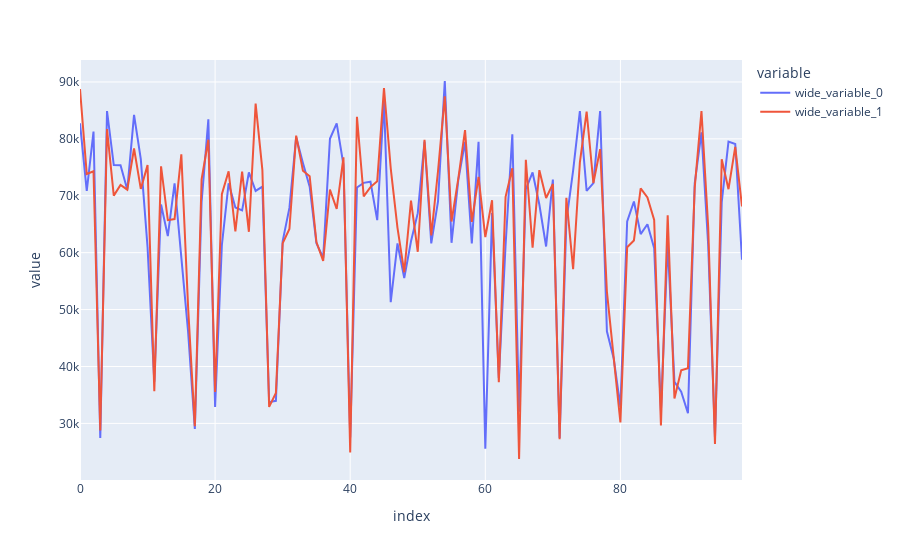

The cell this chart's notebook holds for it:
### Code cell
#Visualizing Results
fig = px.line( y=[y_pred,y_test])
fig.show()
